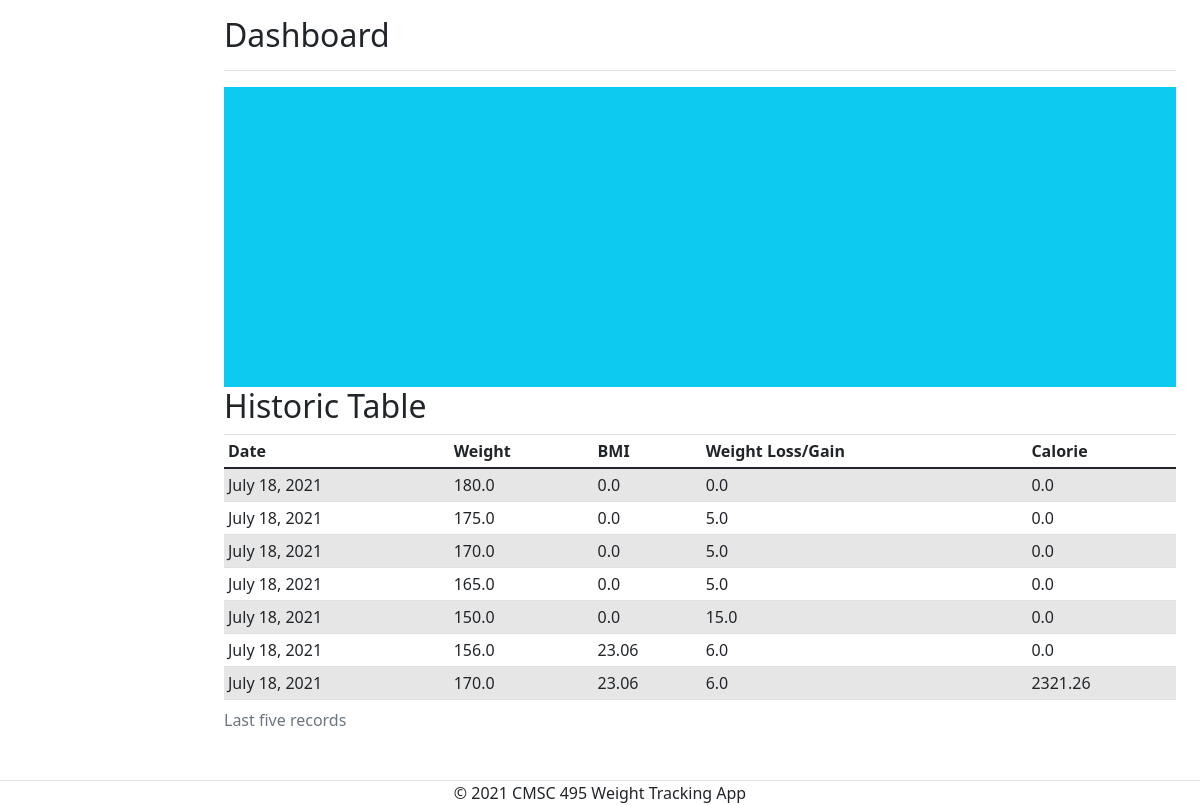
Before: /WeightTrakcers/test with the older database file.
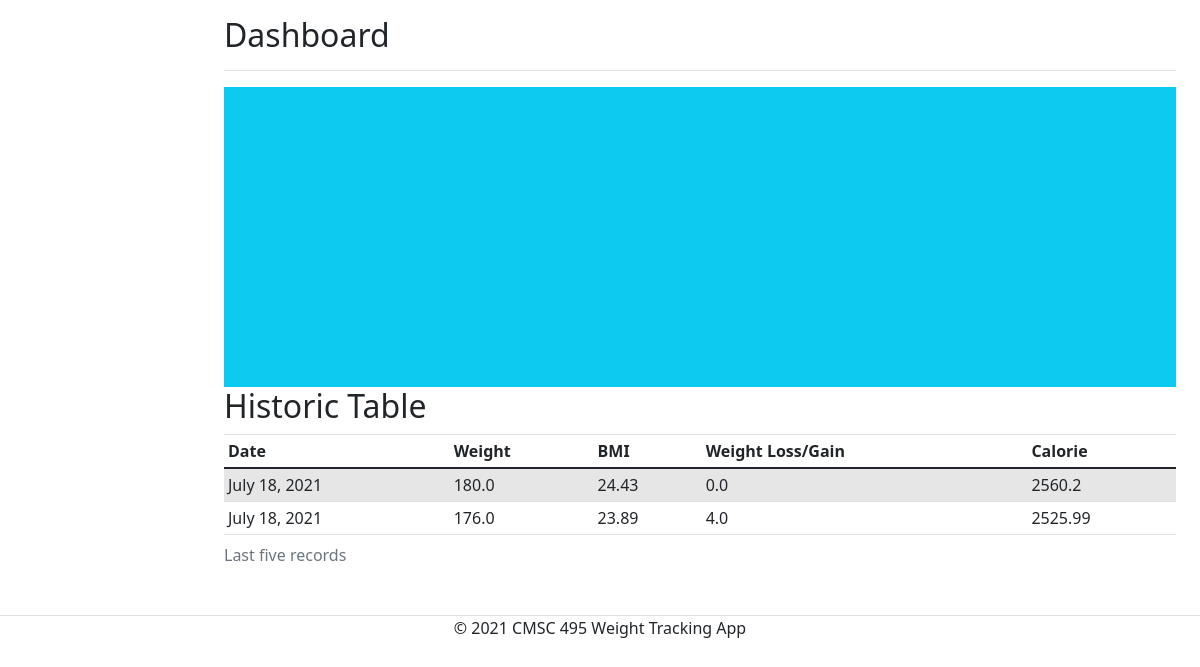
After: the same page with the newer database file.
### WeightTrackers/models.py (models this page shows, shortened)
class Calculate(models.Model):
    topic = models.ForeignKey(
        User, null=True, related_name='calculates', on_delete=models.CASCADE)
    bmi = models.FloatField(max_length=20, default=0,
                            verbose_name='Body Mass Index')
    calorie = models.FloatField(
        max_length=20, default=0,  verbose_name='Calorie')
    entry_date = models.DateField(auto_now_add=True, null=True)
    weight = models.FloatField(max_length=20, default=0,
                            verbose_name='Weight')
    weight_difference = models.FloatField(
        max_length=20, default=0,  verbose_name='Weight Loss')

### WeightTrackers/views.py (the view)
# urls.py: path('test', views.test, name='test'),
def test(request):
	people = Calculate.objects.all().order_by('entry_date')
	return render(request, 'WeightTrackers/generate_pdf.html', {'people': people})

### WeightTrackers/templates/WeightTrackers/generate_pdf.html (shortened to what this page needs)
<!doctype html>
{% load static %}
<html lang="en">
  <head>
      <link rel="stylesheet" href="{% static 'assets/css/bootstrap.min.css' %}">
      <link rel="stylesheet" href="{% static 'assets/fonts/font-awesome-4.7.0/css/font-awesome.min.css' %}">
    <link rel="stylesheet" type="text/css"  href='{% static "WeightTrackers/css/dashboard.css" %}'/>
    <link rel="stylesheet" type="text/css"  href='{% static "WeightTrackers/css/bootstrap.min.css" %}'/>
  </head>
  <body>
 {% block content %}
    <main class="col-md-9 ms-sm-auto col-lg-10 px-md-4">
      <div class="d-flex justify-content-between flex-wrap flex-md-nowrap align-items-center pt-3 pb-2 mb-3 border-bottom">
        <h1 class="h2">Dashboard</h1>
      </div>
<div class="col bg-info w-100" style="height: 300px;"></div>
      <h2>Historic Table</h2>
      <div class="table-responsive">
        <table class="table table-striped table-sm">
          <caption>Last five records</caption>
          <thead>
            <tr>
              <th>Date</th>
              <th>Weight</th>
              <th>BMI</th>
              <th>Weight Loss/Gain</th>
              <th>Calorie</th>
            </tr>
          </thead>
          <tbody>
            {% for calculate in people  %}
            <tr>
              <td>{{ calculate.entry_date }}</td>
              <td>{{ calculate.weight }}</td>
              <td>{{ calculate.bmi }}</td>
              <td>{{ calculate.weight_difference }}</td>
              <td>{{ calculate.calorie }}</td>
            </tr>
            {% endfor %}
          </tbody>
        </table>
      </div>
    </main>
  <footer class="ptd-3 mt-4 border-top" style="text-align: center;">
      &copy; 2021 CMSC 495 Weight Tracking App
    </footer>
{% endblock content %}
</body>
</html>

### WeightTrackers/static/WeightTrackers/css/dashboard.css (style rules this page uses)
body { font-size: .875rem; }

Changed rows visible on the page:
removed Calculate: entry_date "July 18, 2021", weight "170.0", bmi "0.0", weight_difference "5.0", calorie "0.0"
removed Calculate: entry_date "July 18, 2021", weight "165.0", bmi "0.0", weight_difference "5.0", calorie "0.0"
removed Calculate: entry_date "July 18, 2021", weight "150.0", bmi "0.0", weight_difference "15.0", calorie "0.0"
removed Calculate: entry_date "July 18, 2021", weight "156.0", bmi "23.06", weight_difference "6.0", calorie "0.0"
removed Calculate: entry_date "July 18, 2021", weight "170.0", bmi "23.06", weight_difference "6.0", calorie "2321.26"
changed Calculate (number 1 of 2 on the later page): bmi "0.0" → "24.43"; calorie "0.0" → "2560.2"
changed Calculate (number 2 of 2 on the later page): weight "175.0" → "176.0"; bmi "0.0" → "23.89"; weight_difference "5.0" → "4.0"; calorie "0.0" → "2525.99"
